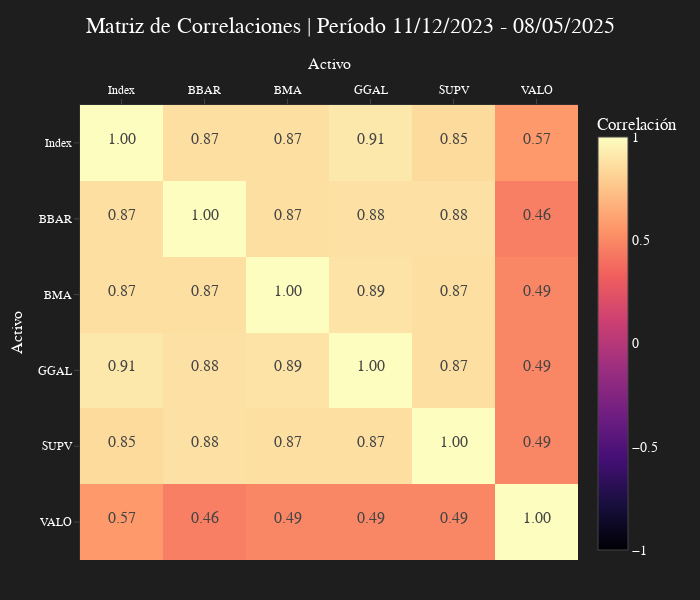

Notebook code cell kept with this figure:
### Code cell
datos = returns
fecha_inicio = datos.index[0]
fecha_fin = datos.index[-1]

periodo = f"{fecha_inicio.strftime('%d/%m/%Y')} - {fecha_fin.strftime('%d/%m/%Y')}"
graf_titulo = f'Matriz de Correlaciones | Período {periodo}'
eje_x_titulo = f'Activo'
eje_y_titulo_1 = f'Activo'

correlations = datos.corr().round(2)
tickers = correlations.index.tolist()
correlation_values = correlations.values

font_size_values = 16  # Tamaño de la fuente de los valores en la matriz
label_padding = 10     # Distancia entre los rótulos y la matriz

colorscale = get_colorscale(5)

fig_corr = go.Figure()
fig_corr.add_trace(
	go.Heatmap(
		z=correlation_values, x=tickers, y=tickers, colorscale=colorscale, zmin=-1, zmax=1,
		colorbar=dict(title="Correlación"),
		text=[[f"{val:.2f}" for val in row] for row in correlation_values],
		texttemplate="<span style='font-size:{}px'>%{{text}}</span>".format(font_size_values),
		hovertemplate="<b>%{x}</b> vs <b>%{y}</b>: %{z:.2f}<extra></extra>",
	)
)

fig_corr.update_layout(
	width=700, height=600, margin=dict(l=80, r=40, t=105, b=40),
    title=dict(text=graf_titulo, x=0.5, y=0.97),
    xaxis=dict(title=eje_x_titulo, side="top", title_standoff=label_padding),
    yaxis=dict(title=eje_y_titulo_1, title_standoff=label_padding, autorange="reversed",)
)

set_bloomberg_dark(fig_corr)
# set_bloomberg_light(fig_corr)
fig_corr.show()

### Figure 1 — Plotly figure (JSON) as saved in the notebook; plotly's stock layout.template omitted (floating-point values rounded to 4 significant figures)
{"data": [{"colorbar": {"title": {"text": "Correlación"}}, "colorscale": [[0, "#000004"], [0.1111, "#180f3d"], [0.2222, "#440f76"], [0.3333, "#721f81"], [0.4444, "#9e2f7f"], [0.5556, "#cd4071"], [0.6667, "#f1605d"], [0.7778, "#fd9668"], [0.8889, "#feca8d"], [1, "#fcfdbf"]], "hovertemplate": "<b>%{x}</b> vs <b>%{y}</b>: %{z:.2f}<extra></extra>", "text": [["1.00", "0.87", "0.87", "0.91", "0.85", "0.57"], ["0.87", "1.00", "0.87", "0.88", "0.88", "0.46"], ["0.87", "0.87", "1.00", "0.89", "0.87", "0.49"], ["0.91", "0.88", "0.89", "1.00", "0.87", "0.49"], ["0.85", "0.88", "0.87", "0.87", "1.00", "0.49"], ["0.57", "0.46", "0.49", "0.49", "0.49", "1.00"]], "texttemplate": "<span style='font-size:16px'>%{text}</span>", "type": "heatmap", "x": ["Index", "BBAR", "BMA", "GGAL", "SUPV", "VALO"], "y": ["Index", "BBAR", "BMA", "GGAL", "SUPV", "VALO"], "z": [[1.0, 0.87, 0.87, 0.91, 0.85, 0.57], [0.87, 1.0, 0.87, 0.88, 0.88, 0.46], [0.87, 0.87, 1.0, 0.89, 0.87, 0.49], [0.91, 0.88, 0.89, 1.0, 0.87, 0.49], [0.85, 0.88, 0.87, 0.87, 1.0, 0.49], [0.57, 0.46, 0.49, 0.49, 0.49, 1.0]], "zmax": 1, "zmin": -1}], "layout": {"height": 600, "margin": {"b": 40, "l": 80, "r": 40, "t": 105}, "title": {"text": "Matriz de Correlaciones | Período 11/12/2023 - 08/05/2025", "x": 0.5, "y": 0.97}, "width": 700, "xaxis": {"side": "top", "title": {"standoff": 10, "text": "Activo"}}, "yaxis": {"autorange": "reversed", "title": {"standoff": 10, "text": "Activo"}}}}
